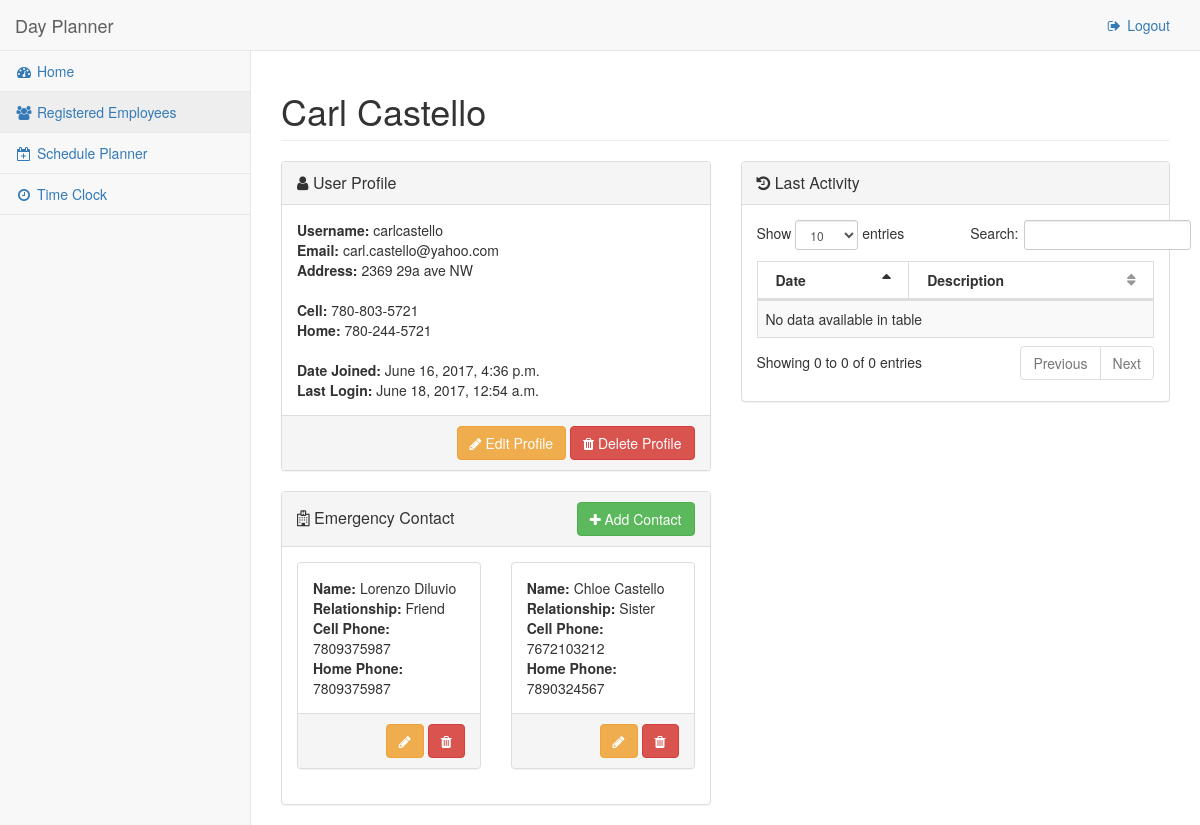
The page /app/registered-users/users/1/ on the database as committed earlier.
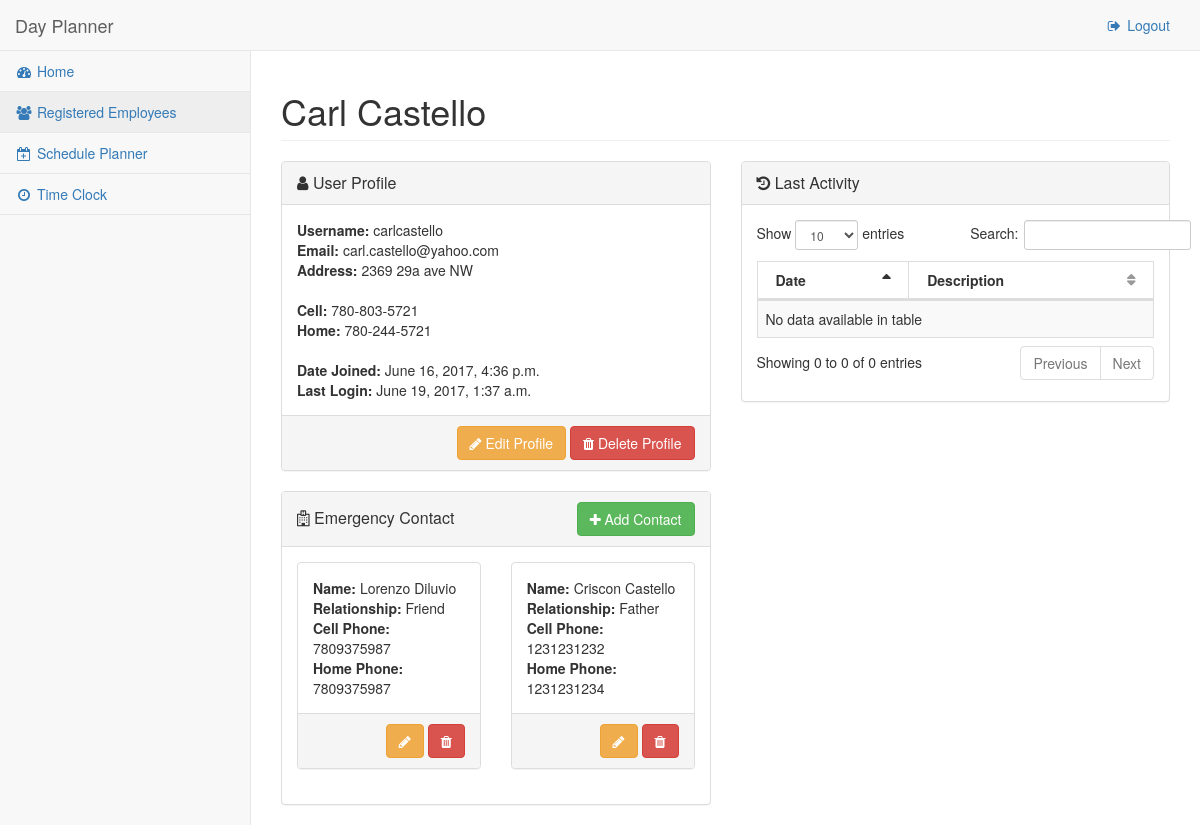
The same page on the database as committed later.
### DayPlanner/models.py (models this page shows, shortened)
class Profile(models.Model):
    user = models.OneToOneField(
        User,
        on_delete=models.CASCADE
    )
    address = models.CharField(
        max_length=100,
        blank=True
    )
    cellnumber = models.CharField(
        max_length=12,
        blank=True
    )
    homenumber = models.CharField(
        max_length=12,
        blank=True
    )

class EmergencyContact(models.Model):
    firstname = models.CharField(
        max_length=100
    )
    lastname = models.CharField(
        max_length=100
    )
    cellnumber = models.CharField(
        max_length=12,
        blank=True
    )
    relationship = models.CharField(
        max_length=12,
        blank=True
    )
    homenumber = models.CharField(
        max_length=12,
        blank=True
    )
    profile = models.ForeignKey(
        Profile,
        on_delete = models.CASCADE
    )

### DayPlanner/views.py (the view, shortened to what this page needs)
# urls.py: url(r'^registered-users/users/(?P<pk>[0-9]+)/$', views.DetailUserView.as_view(), name = 'user_detail_view'),
class DetailUserView(TemplateView):
    template_name = "DayPlanner/detail_users.html"
    delete_url = "DayPlanner:registered_users"
    modify_url = "DayPlanner:user_detail_view"
    method_decorator(csrf_protect)
    def get_context_data(self, **kwargs):
        context = super(DetailUserView, self).get_context_data(**kwargs)
        user = User.objects.get(pk = kwargs["pk"])
        profile = Profile.objects.get(user=user)
        context["profile"] = profile
        return context

### DayPlanner/templates/DayPlanner/detail_users.html (shortened to what the changed rows need)
{% extends 'base_cp.html' %}
{% load static %}
{% load widget_tweaks %}
{% block css %}
<link href="{% static 'css/dataTables.bootstrap.css' %}" rel="stylesheet">
<link href="{% static 'css/dataTables.responsive.css' %}" rel="stylesheet">
{% endblock %}
{% block main_content %}
<div class="row">
	<div class="col-lg-12">
		<h1 class="page-header">
			<span id="firstnameText">{{ profile.user.first_name }}</span>
			<span id="lastnameText">{{ profile.user.last_name }}</span>
		</h1>
	</div>
</div>
<div class="row">
	<div class="col-lg-6">
		<div class="row">
			<div class="col-lg-12">
				<div class="panel panel-default">
					<div class="panel-heading">
						<span class="panel-title">
						</span>
					</div>
					<div class="panel-body">
						<strong>Username:</strong> <span id="usernameText">{{ profile.user.username }}</span>
						<br>
						<strong>Email: </strong> <span id="emailText" >{{ profile.user.email }}</span>
						<br>
						<strong>Address:</strong> <span id="addressText">{{ profile.address }}</span>
						<br>
						<br>
						<strong>Cell:</strong> <span id="cellnumberText">{{ profile.cellnumber }}</span>
						<br>
						<strong>Home:</strong> <span id="homenumberText">{{ profile.homenumber }}</span>
						<br>
						<br>
						<strong>Date Joined: </strong> {{ profile.user.date_joined }}
						<br>
						<strong>Last Login: </strong> {{ profile.user.last_login }}
					</div>
					<div class="panel-footer">
						<div class="row">
						</div>
					</div>
				</div>
				<div class="panel panel-default">
					<div class="panel-body">
						<div class="row">
							{% for contact in profile.emergencycontact_set.all %}
							<div class="col-lg-6">
								<div class="panel panel-default">
									<div class="panel-body">
										<strong>Name:</strong>
										<span id="contactfirstnameText">{{ contact.firstname }}</span>
										<span id="contactlastnameText">{{ contact.lastname }}</span>
										<br>
										<strong>Relationship:</strong>
										<span id="contactrelationText">{{ contact.relationship }}</span>
										<br>
										<strong>Cell Phone:</strong>
										<span id="contactfcellnumberText">{{ contact.cellnumber }}</span>
										<br>
										<strong>Home Phone:</strong>
										<span id="contactfcellnumberText">{{ contact.homenumber }}</span>
									</div>
									<div class="panel-footer text-right">
										<a href="#editContactModal" data-toggle="modal" data-id="{{ contact.id }}" data-lastname="{{ contact.lastname }}" data-firstname="{{ contact.firstname }}" data-relationship="{{ contact.relationship }}" data-cellnumber="{{ contact.cellnumber }}" data-homenumber="{{ contact.homenumber }}" class="btn btn-warning" name="editContact" id="editContact" >
											<i class="fa fa-pencil" aria-hidden="true"></i>
										</a>
										<a href="#deleteContactModal" data-toggle="modal" data-id="{{ contact.id }}" class="btn btn-danger" name="deleteContact" id="deletecontact">
											<i class="fa fa-trash" aria-hidden="true"></i>
										</a>
									</div>
								</div>
							</div>
							{% endfor %}
						</div>
					</div>
				</div>
			</div>
		</div>
	</div>
	<div class="col-lg-6">
		<div class="panel panel-default">
			<div class="panel-body">
				<table width="100%" class="table table-striped table-bordered table-hover" id="dataTables">
					<thead>
						<tr>
							<th>Date</th>
							<th>Description</th>
						</tr>
					</thead>
				</table>
			</div>
		</div>
	</div>
</div>
{% endblock %}

Rows that differ between the two databases and show on the page:
changed through a linked row, Profile "2369 29a ave NW": user.last_login "June 18, 2017, 12:54 a.m." → "June 19, 2017, 1:37 a.m."
changed EmergencyContact "Castello": firstname "Chloe" → "Criscon"; relationship "Sister" → "Father"; cellnumber "7672103212" → "1231231232"; homenumber "7890324567" → "1231231234"
